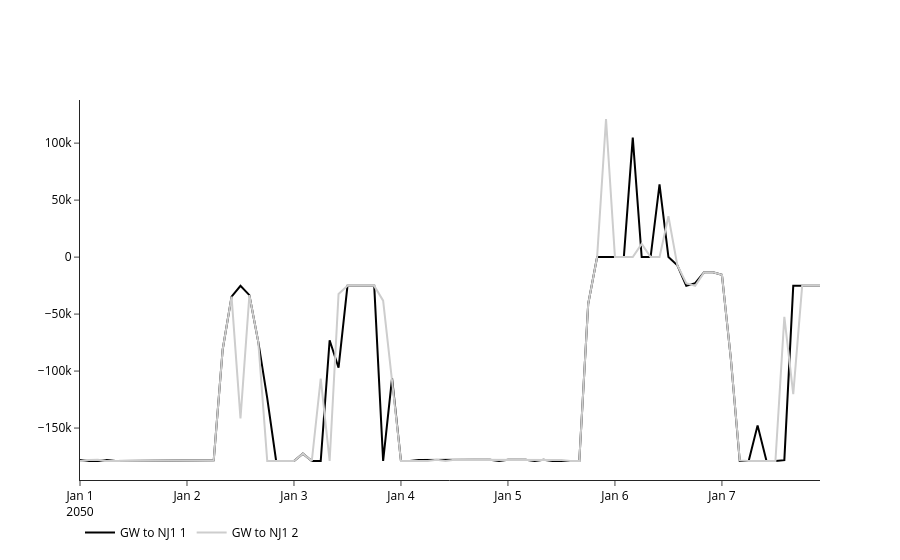

Notebook code for this chart:
### Code cell
key = 'Link_Flow'

sub_key = None

plot_all = False

if sub_key == None:
    to_plot1 = d1[key]
    to_plot2 = d2[key]
else:
    to_plot1 = d1[key].xs(sub_key)
    to_plot2 = d2[key].xs(sub_key)

if plot_all:
    col = None

else:
    col = d1[key].columns[random.randrange(0,len(d1[key].columns))]
    while col in checked_cols or (abs_max(to_plot1[col]) < 0.1 and abs_max(to_plot2[col]) < 0.1):
        col = d1[key].columns[random.randrange(0,len(d2[key].columns))]

    checked_cols.add(col)

plot(comp_df(to_plot1,to_plot2,col=col))
